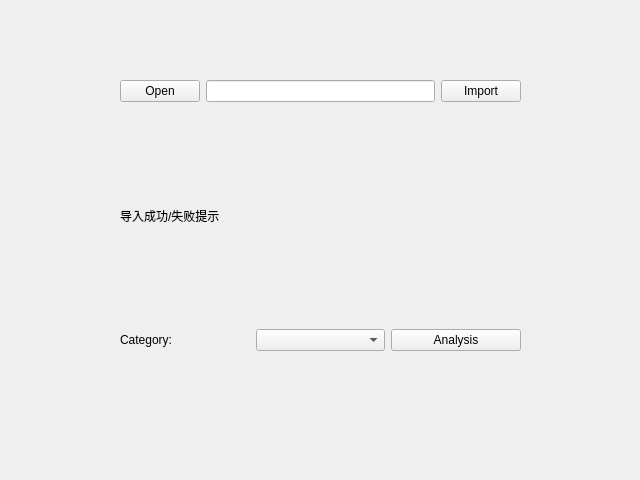
<?xml version="1.0" encoding="UTF-8"?>
<ui version="4.0">
 <class>QcMetricsForm</class>
 <widget class="QWidget" name="QcMetricsForm">
  <property name="geometry">
   <rect>
    <x>0</x>
    <y>0</y>
    <width>640</width>
    <height>480</height>
   </rect>
  </property>
  <property name="windowTitle">
   <string>QC Metrics</string>
  </property>
  <widget class="QWidget" name="layoutWidget">
   <property name="geometry">
    <rect>
     <x>120</x>
     <y>80</y>
     <width>401</width>
     <height>271</height>
    </rect>
   </property>
   <layout class="QVBoxLayout" name="verticalLayout">
    <item>
     <layout class="QHBoxLayout" name="horizontalLayout">
      <item>
       <widget class="QPushButton" name="QCOpenButton">
        <property name="text">
         <string>Open</string>
        </property>
       </widget>
      </item>
      <item>
       <widget class="QLineEdit" name="QClineEdit"/>
      </item>
      <item>
       <widget class="QPushButton" name="QCImportButton">
        <property name="text">
         <string>Import</string>
        </property>
       </widget>
      </item>
     </layout>
    </item>
    <item>
     <spacer name="verticalSpacer_2">
      <property name="orientation">
       <enum>Qt::Vertical</enum>
      </property>
      <property name="sizeHint" stdset="0">
       <size>
        <width>20</width>
        <height>40</height>
       </size>
      </property>
     </spacer>
    </item>
    <item>
     <widget class="QLabel" name="QCSucLabel">
      <property name="text">
       <string>导入成功/失败提示</string>
      </property>
     </widget>
    </item>
    <item>
     <spacer name="verticalSpacer">
      <property name="orientation">
       <enum>Qt::Vertical</enum>
      </property>
      <property name="sizeHint" stdset="0">
       <size>
        <width>20</width>
        <height>40</height>
       </size>
      </property>
     </spacer>
    </item>
    <item>
     <layout class="QHBoxLayout" name="horizontalLayout_2">
      <item>
       <widget class="QLabel" name="QCCatLabel">
        <property name="text">
         <string>Category:</string>
        </property>
       </widget>
      </item>
      <item>
       <widget class="QComboBox" name="QCcomboBox"/>
      </item>
      <item>
       <widget class="QPushButton" name="QCAnalysisButton">
        <property name="text">
         <string>Analysis</string>
        </property>
       </widget>
      </item>
     </layout>
    </item>
   </layout>
  </widget>
 </widget>
 <resources/>
 <connections/>
</ui>
